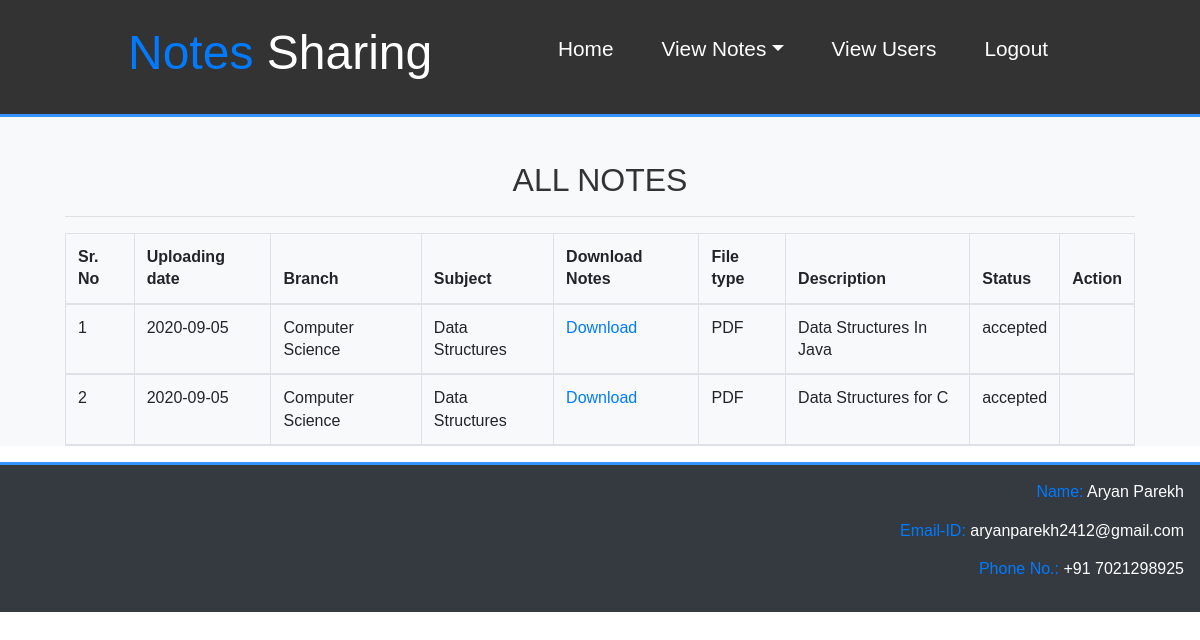
Screenshot of /admin_viewallnotes/ (signed in) with the database file from the repository.
### notes/models.py (models this page shows, shortened)
class Notes(models.Model):
    user = models.ForeignKey(User,on_delete=models.CASCADE)
    uploadingdate = models.CharField(max_length=10)
    branch = models.CharField(max_length=30)
    subject = models.CharField(max_length=30)
    notesfile = models.FileField()
    filetype = models.CharField(max_length=30)
    description = models.CharField(max_length=215,null=True)
    status = models.CharField(max_length=15,default='pending')

### notes/views.py (the view)
# urls.py: path('admin_viewallnotes/',admin_viewallnotes,name="admin_viewallnotes"),
def admin_viewallnotes(request):
    if not request.user.is_staff:
        return redirect('adminlogin')
    notes=Notes.objects.all()
    d={'notes':notes}
    return render(request,'admin_viewallnotes.html',d)

### notes/templates/admin_viewallnotes.html (shortened to what this page needs)
{% extends 'adminnavigation.html' %}
{% load static %}
{% block admin_body %}
<section id="signup">
  <div class="bg-light">
    <br><br>
    <div class="container">
      <h2 class="text-center">ALL NOTES</h2>
      <hr>
      <table class="table table-bordered" id=mytable>
        <thead>
          <tr>
            <th>Sr. No</th>
            <th>Uploading date</th>
            <th>Branch</th>
            <th>Subject</th>
            <th>Download Notes</th>
            <th>File type</th>
            <th>Description</th>
            <th>Status</th>
            <th>Action</th>
          </tr>
          {% for i in notes %}
          <tr>
            <td>{{forloop.counter}}</td>
            <td>{{i.uploadingdate}}</td>
            <td>{{i.branch}}</td>
            <td>{{i.subject}}</td>
            <td><a href="{{i.notesfile.url}}" download>Download</a></td>
            <td>{{i.filetype}}</td>
            <td>{{i.description}}</td>
            <td>{{i.status}}</td>
            {% ifequal i.status 'accepted'%}
            <td></td>
            {% endifequal %}
          </tr>
          {% endfor %}
        </thead>
      </table>
    </div>
  </div>
</section>
{% endblock %}

### notes/static/css/full.css (style rules this page uses)
* { margin:0; padding: 0; box-sizing: border-box; scroll-behavior: smooth; }
body { font-family: Arial, sans-serif; line-height: 1.4; color: #fff; overflow-x: scroll; }
.container { max-width: 1100px; margin: auto; }
.bg-light { background: #f4f4f4; color: #333; }

### rows the page displays
Notes: uploadingdate "2020-09-05", branch "Computer Science", subject "Data Structures", filetype "PDF", description "Data Structures In Java", status "accepted"
Notes: uploadingdate "2020-09-05", branch "Computer Science", subject "Data Structures", filetype "PDF", description "Data Structures for C", status "accepted"
